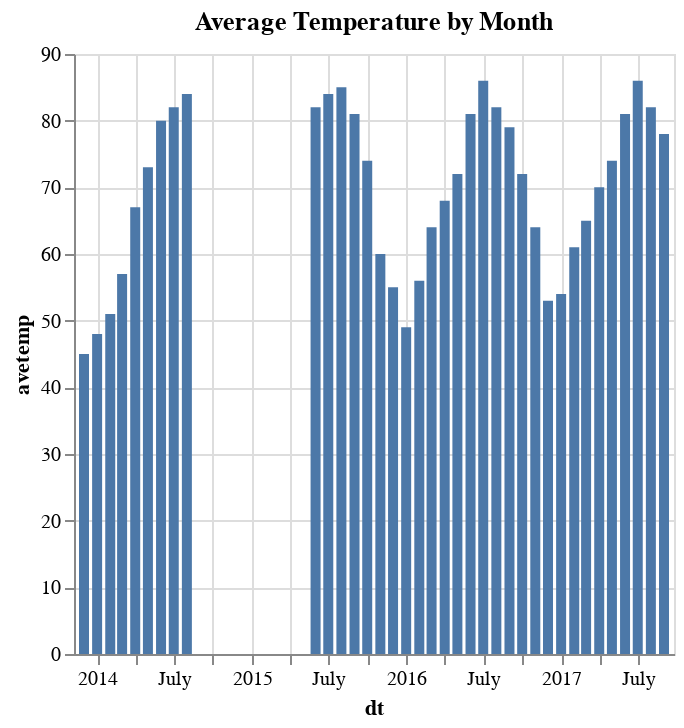

Write notebook code for a chart like this one.
### Markdown cell above
<p style = 'font-size:16px;font-family:Arial;color:#00233C'>If we plot the data, we find we are missing some data, but we get an idea of the typical temperature ranges.  If we look at the hours each month when precipitation occurs, we see some patterns that could also be impacting the number of trips.</p>

### Code cell
%chart dt, avetemp, width = 800, title = "Average Temperature by Month"

### Figure 1 — Vega-Lite specification as saved in the notebook (floating-point values rounded to 4 significant figures)
{"$schema": "https://vega.github.io/schema/vega-lite/v3.json", "data": {"format": {"type": "csv"}, "values": "\"dt\",\"AveTemp\",\"Precip_hours\"\n\"2013-12-01\",\"45\",\"49\"\n\"2014-01-01\",\"48\",\"131\"\n\"2014-02-01\",\"51\",\"63\"\n\"2014-03-01\",\"57\",\"24\"\n\"2014-04-01\",\"67\",\"82\"\n\"2014-05-01\",\"73\",\"207\"\n\"2014-06-01\",\"80\",\"68\"\n\"2014-07-01\",\"82\",\"135\"\n\"2014-08-01\",\"84\",\"2\"\n\"2015-06-01\",\"82\",\"29\"\n\"2015-07-01\",\"84\",\"61\"\n\"2015-08-01\",\"85\",\"41\"\n\"2015-09-01\",\"81\",\"64\"\n\"2015-10-01\",\"74\",\"76\"\n\"2015-11-01\",\"60\",\"161\"\n\"2015-12-01\",\"55\",\"130\"\n\"2016-01-01\",\"49\",\"75\"\n\"2016-02-01\",\"56\",\"62\"\n\"2016-03-01\",\"64\",\"201\"\n\"2016-04-01\",\"68\",\"270\"\n\"2016-05-01\",\"72\",\"288\"\n\"2016-06-01\",\"81\",\"118\"\n\"2016-07-01\",\"86\",\"68\"\n\"2016-08-01\",\"82\",\"216\"\n\"2016-09-01\",\"79\",\"139\"\n\"2016-10-01\",\"72\",\"36\"\n\"2016-11-01\",\"64\",\"384\"\n\"2016-12-01\",\"53\",\"310\"\n\"2017-01-01\",\"54\",\"195\"\n\"2017-02-01\",\"61\",\"154\"\n\"2017-03-01\",\"65\",\"248\"\n\"2017-04-01\",\"70\",\"121\"\n\"2017-05-01\",\"74\",\"159\"\n\"2017-06-01\",\"81\",\"128\"\n\"2017-07-01\",\"86\",\"47\"\n\"2017-08-01\",\"82\",\"205\"\n\"2017-09-01\",\"78\",\"115\"\n"}, "encoding": {"x": {"axis": {"grid": true, "title": "dt"}, "field": "dt", "type": "temporal"}, "y": {"axis": {"grid": true, "title": "avetemp"}, "field": "AveTemp", "type": "quantitative"}}, "mark": {"color": "#4C78A8", "type": "bar"}, "title": "Average Temperature by Month", "width": "800"}
